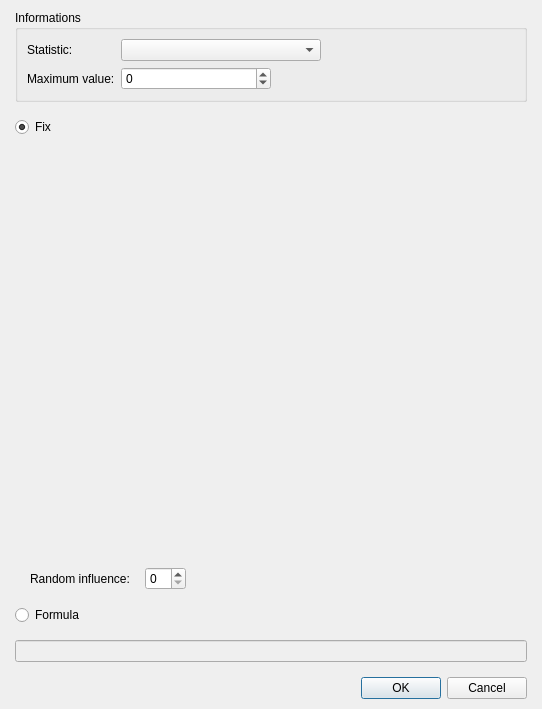
<?xml version="1.0" encoding="UTF-8"?>
<ui version="4.0">
 <class>DialogSystemStatisticProgression</class>
 <widget class="QDialog" name="DialogSystemStatisticProgression">
  <property name="geometry">
   <rect>
    <x>0</x>
    <y>0</y>
    <width>542</width>
    <height>700</height>
   </rect>
  </property>
  <property name="windowTitle">
   <string>Statistic progression...</string>
  </property>
  <layout class="QGridLayout" name="gridLayout_4">
   <property name="leftMargin">
    <number>15</number>
   </property>
   <property name="topMargin">
    <number>10</number>
   </property>
   <property name="rightMargin">
    <number>15</number>
   </property>
   <property name="bottomMargin">
    <number>10</number>
   </property>
   <item row="0" column="0">
    <layout class="QVBoxLayout" name="verticalLayout">
     <property name="spacing">
      <number>15</number>
     </property>
     <item>
      <layout class="QGridLayout" name="gridLayout_3">
       <item row="1" column="0" colspan="4">
        <widget class="QRadioButton" name="radioButtonFix">
         <property name="enabled">
          <bool>true</bool>
         </property>
         <property name="text">
          <string>Fix</string>
         </property>
         <property name="checked">
          <bool>true</bool>
         </property>
        </widget>
       </item>
       <item row="4" column="0" colspan="4">
        <widget class="QRadioButton" name="radioButtonFormula">
         <property name="text">
          <string>Formula</string>
         </property>
        </widget>
       </item>
       <item row="6" column="0" colspan="4">
        <spacer name="verticalSpacer">
         <property name="orientation">
          <enum>Qt::Vertical</enum>
         </property>
         <property name="sizeHint" stdset="0">
          <size>
           <width>508</width>
           <height>40</height>
          </size>
         </property>
        </spacer>
       </item>
       <item row="2" column="0" colspan="4">
        <widget class="PanelProgressionTable" name="panelProgressionTable" native="true">
         <property name="minimumSize">
          <size>
           <width>0</width>
           <height>400</height>
          </size>
         </property>
         <property name="maximumSize">
          <size>
           <width>16777215</width>
           <height>400</height>
          </size>
         </property>
        </widget>
       </item>
       <item row="0" column="0" colspan="4">
        <widget class="QGroupBox" name="groupBox_2">
         <property name="title">
          <string>Informations</string>
         </property>
         <layout class="QGridLayout" name="gridLayout_2">
          <item row="0" column="0">
           <layout class="QGridLayout" name="gridLayout">
            <item row="0" column="0">
             <widget class="QLabel" name="label_5">
              <property name="text">
               <string>Statistic:</string>
              </property>
             </widget>
            </item>
            <item row="0" column="1">
             <widget class="QComboBox" name="comboBoxStatistic">
              <property name="minimumSize">
               <size>
                <width>200</width>
                <height>0</height>
               </size>
              </property>
              <property name="maximumSize">
               <size>
                <width>200</width>
                <height>16777215</height>
               </size>
              </property>
             </widget>
            </item>
            <item row="0" column="2" rowspan="2">
             <spacer name="horizontalSpacer_4">
              <property name="orientation">
               <enum>Qt::Horizontal</enum>
              </property>
              <property name="sizeHint" stdset="0">
               <size>
                <width>118</width>
                <height>48</height>
               </size>
              </property>
             </spacer>
            </item>
            <item row="1" column="0">
             <widget class="QLabel" name="label_2">
              <property name="text">
               <string>Maximum value:</string>
              </property>
             </widget>
            </item>
            <item row="1" column="1">
             <widget class="QSpinBox" name="spinBoxMaximum">
              <property name="minimumSize">
               <size>
                <width>150</width>
                <height>0</height>
               </size>
              </property>
              <property name="maximumSize">
               <size>
                <width>150</width>
                <height>16777215</height>
               </size>
              </property>
              <property name="minimum">
               <number>-999999999</number>
              </property>
              <property name="maximum">
               <number>999999999</number>
              </property>
             </widget>
            </item>
           </layout>
          </item>
         </layout>
        </widget>
       </item>
       <item row="3" column="3">
        <spacer name="horizontalSpacer">
         <property name="orientation">
          <enum>Qt::Horizontal</enum>
         </property>
         <property name="sizeHint" stdset="0">
          <size>
           <width>288</width>
           <height>20</height>
          </size>
         </property>
        </spacer>
       </item>
       <item row="3" column="2">
        <widget class="QSpinBox" name="spinBoxRandom"/>
       </item>
       <item row="5" column="0" colspan="4">
        <widget class="QLineEdit" name="lineEditFormula">
         <property name="enabled">
          <bool>false</bool>
         </property>
        </widget>
       </item>
       <item row="3" column="1">
        <widget class="QLabel" name="labelRandom">
         <property name="text">
          <string>Random influence:</string>
         </property>
        </widget>
       </item>
      </layout>
     </item>
     <item>
      <widget class="QDialogButtonBox" name="buttonBox">
       <property name="standardButtons">
        <set>QDialogButtonBox::Cancel|QDialogButtonBox::Ok</set>
       </property>
      </widget>
     </item>
    </layout>
   </item>
  </layout>
 </widget>
 <customwidgets>
  <customwidget>
   <class>PanelProgressionTable</class>
   <extends>QWidget</extends>
   <header>panelprogressiontable.h</header>
   <container>1</container>
  </customwidget>
 </customwidgets>
 <resources/>
 <connections>
  <connection>
   <sender>buttonBox</sender>
   <signal>accepted()</signal>
   <receiver>DialogSystemStatisticProgression</receiver>
   <slot>accept()</slot>
   <hints>
    <hint type="sourcelabel">
     <x>506</x>
     <y>537</y>
    </hint>
    <hint type="destinationlabel">
     <x>743</x>
     <y>26</y>
    </hint>
   </hints>
  </connection>
  <connection>
   <sender>buttonBox</sender>
   <signal>rejected()</signal>
   <receiver>DialogSystemStatisticProgression</receiver>
   <slot>reject()</slot>
   <hints>
    <hint type="sourcelabel">
     <x>421</x>
     <y>539</y>
    </hint>
    <hint type="destinationlabel">
     <x>560</x>
     <y>557</y>
    </hint>
   </hints>
  </connection>
 </connections>
</ui>
